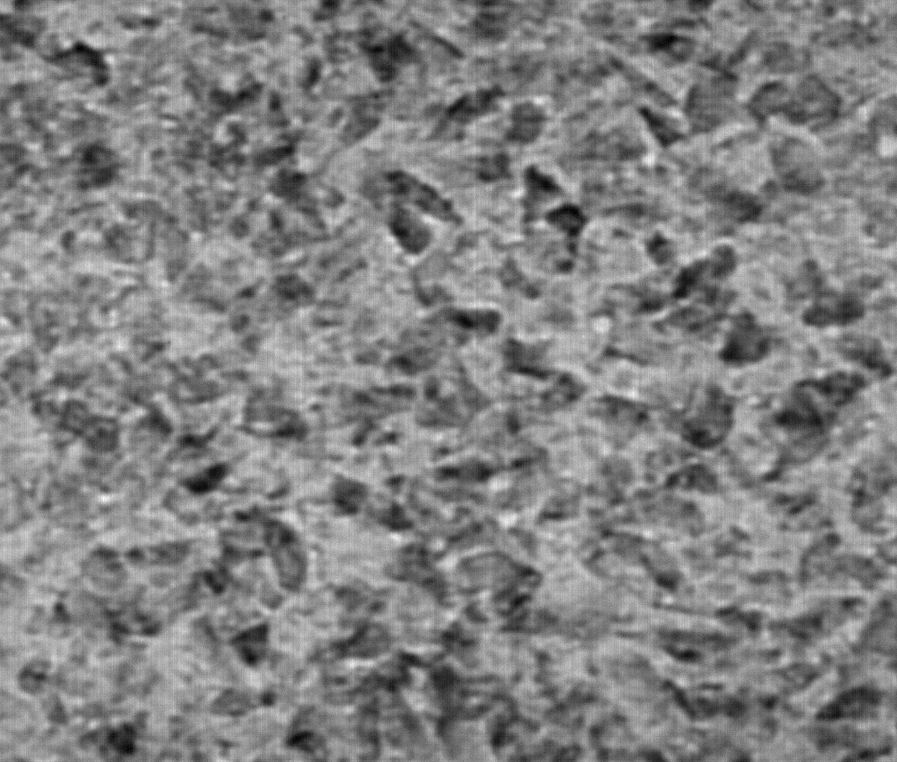
%> input picture EffectiveSpeckleSize/DATA/2xP40_1xP80_1xP120.tif, 897 x 762 px
$ octave EffectiveSpeckleSize_Alloo2024THESIS.m   (GNU Octave 9; MATLAB toolbox functions it lacks are replaced by stand-ins)
%> lines starting %> are read from the running program, lines starting %| are printed output that depends on the picture
%% This code will calculate the effective speckle size of a given input sample image.
% Written by Samantha Jane Alloo (University of Canterbury, New Zealand)
% Contains ideas published in the doctoral thesis and Haibo Lin's Matlab code published in his Dissertation
% "Speckle Mechanism in Holographic Optical Coherence Imaging",
% 2009, University of Missouri.
close all
FF = 1%double(imread('')); % flat-feild image
DC = 0%double(imread('')); % dark-current image
speckle = double(imread('2xP40_1xP80_1xP120.tif')); % reference-speckle image
%> speckle: size 762x897 double; min 3577, max 7948.3, mean 5791; mean of the top-left, top-right, bottom-left and bottom-right quarters 5810.6, 5776.1, 5835.8, 5741.5
image = (speckle - DC )./(FF - DC);
image = image(1:750,1:750); % needs to be cropped to a square image
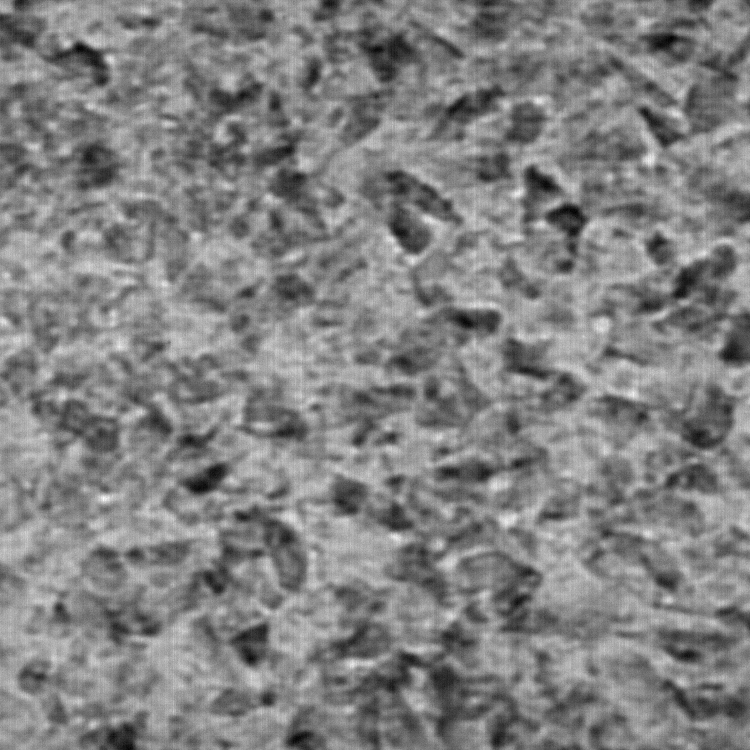
%> image: size 750x750 double; min 3577, max 7948.3, mean 5800.4; drawn with min black and max white

[rows, columns] = size(image);
%> rows = 750; columns = 750
pixel_size = 12.3 %12.3; % pixel size in microns

figure(1)
imshow(image,[]); % show the image
colorbar()
%title('Speckle Image')


% Establishing an array to save the data in
row_t = image(1,:); % select one array of data - test
%> row_t = 750 values, max 6583 at index 276, min 4009.7 at index 700, mean 5615.2
s_r = size(xcov(row_t)); % get the size of AC serial - test
%> s_r = [1 1499]
AC_r = double(zeros(s_r)); % generate a zero serial with the same size with AC serial with double character

% Calculating the Autocovariance (AC): Horizontal Direction <->
for i = 1:rows % iterating down all the rows
r = image(i,:); % selecting row of
AC_r = imadd(AC_r, xcov(r,'coeff')); % Do AC and add it to the zero serial: here, we add because eventually we divide by the number of rows to get average
end;
%> after the loop, AC_r = 1499 values, max 750 at index 750, min -49.24 at index 599, mean -9.1e-16
AC_hor = AC_r/rows; % Normalising the addition: i.e. averaging
%> AC_hor = 1499 values, max 1 at index 750, min -0.0657 at index 599, mean 5.93e-19


figure(2)
plot(AC_hor); % Plot the normalized AC
%title('Autocovariance of Speckles in Horizontal Direction')
xlabel('Pixels')
ylabel('Autocovariance')
axis([0, 2*columns, -0.2, 1.1])
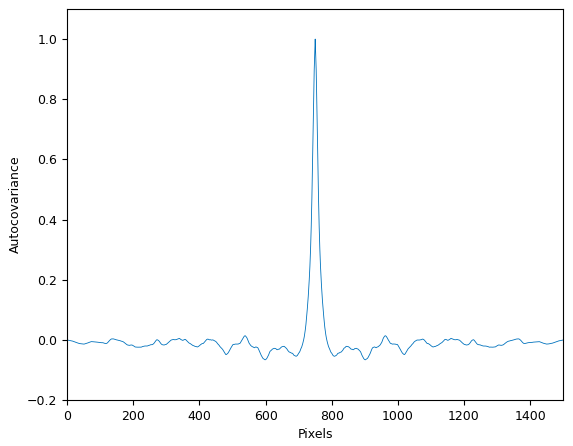
%> figure redrawn from the program's plot data; curve peaks at x = 750, y = 1

% Calculating the Autocovariance: Vertical Direction ^-
col_t = image(:,1); % Same process to calculate  normalized AC to column
%> col_t = 750 values, max 7183 at index 322, min 4341 at index 20, mean 5998.1
s_c = size(xcov(col_t));
%> s_c = [1499 1]
AC_c = double(zeros(s_c));

for j = 1:columns
c = image(:,j);
AC_c = imadd(AC_c, xcov(c,'coeff'));
end;
%> after the loop, AC_c = 1499 values, max 750 at index 750, min -46.5 at index 509, mean -3.03e-16
AC_ver=AC_c/rows;
%> AC_ver = 1499 values, max 1 at index 750, min -0.062 at index 509, mean -1.19e-18

figure(3)
plot(AC_ver);
%title('Autocovariance of Speckles in Vertical Direction')
xlabel('Pixels')
ylabel('Autocovariance')
axis([0, 2*rows, -0.2, 1.1])
%> figure, not shown here; curve peaks at x = 750, y = 1

% Fitting a Gaussian Function to the plots to get the FWHM
gauss = @(p,x)p(1)*exp(-((x-p(2))/p(3)).^2); % the model

% Horizontal Speckle Size Fitting
pix = 0:1:2*columns-2;
%> pix = 1499 values from 0 to 1498
startingVals = [1,columns,10];
%> startingVals = [1 750 10]
%> (the run ends here)
